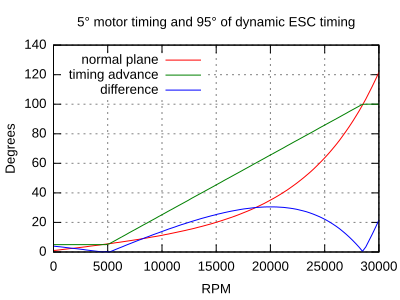

Recreate this plot in gnuplot.
# http://gnuplot.respawned.com/
# Scale font and line width (dpi) by changing the size! It will always display stretched.
set terminal svg size 400,300 enhanced fname 'arial'  fsize 10 butt solid
set output 'out.svg'

# Key means label...
set key top left
set xlabel 'RPM'
set ylabel 'Degrees'
set title '5° motor timing and 95° of dynamic ESC timing'
set grid xtics mxtics ytics mytics
set xrange [0:30000]
set yrange [0:]
#set xtics 10
#set ytics 10

winding(x) = x / 1500
distortion(x) = 2 ** (x / 4500)
normal(x) = distortion(x) + winding(x)

motor = 5
boost = 95
startrpm = 5000
finishrpm = 28500

boost(x) = x < startrpm ? 0 : x >= finishrpm ? boost : boost*((x-startrpm)/(finishrpm-startrpm))

timing(x) = motor + boost(x)

plot normal(x) title "normal plane", timing(x) title "timing advance", abs(timing(x) - normal(x)) title "difference"
